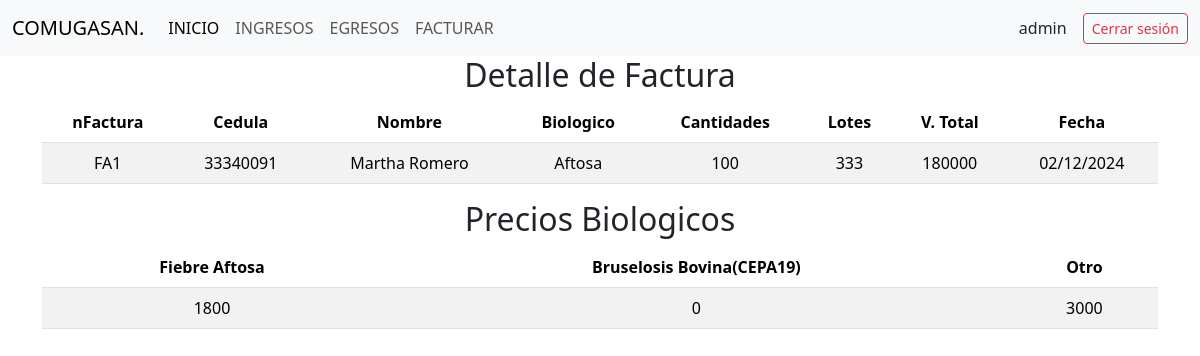
The page /facturar/detalleFactura/FA1/ (signed in) on the database as committed earlier.
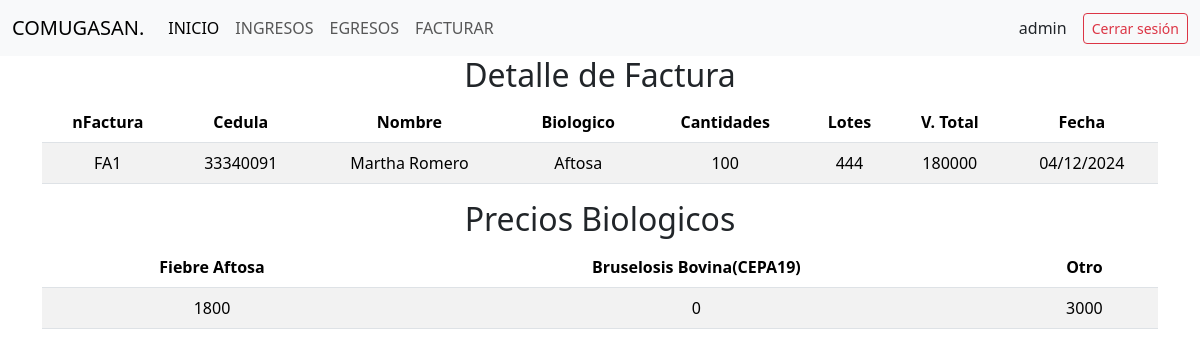
The same page on the database as committed later.
### comite/models.py (models this page shows, shortened)
class Facturar(models.Model):
    nFactura= models.CharField(max_length=10, primary_key=True, editable=False)
    infoAftosa = models.ForeignKey(Biologicos, on_delete=models.CASCADE,null=True,related_name='info_aftosa')
    infoCepa = models.ForeignKey(Biologicos, on_delete=models.CASCADE,null=True,related_name='info_cepa')
    usuario = models.ForeignKey(Usuarios, on_delete=models.CASCADE,null=True)
    cantidad_aftosa = models.IntegerField(default=0)
    cantidad_cepa19 = models.IntegerField(default=0)
    cantidad_total = models.JSONField()
    biologico = models.JSONField()
    lote = models.JSONField()
    laboratorio = models.JSONField()
    valor_total = models.BigIntegerField(default=0)
    valor_pagado = models.IntegerField(default=0)
    valor_pendiente = models.IntegerField(default=0)
    fecha = models.DateTimeField(auto_now_add=True,editable=False)
    estatus = models.CharField(max_length=20,default='PENDIENTE', )

class Usuarios(models.Model):
    cedula = models.IntegerField(primary_key=True)
    nombre_completo = models.CharField(max_length=100)
    direccion = models.CharField(max_length=255)

class Biologicos(models.Model):
    nombre = models.CharField(max_length=100)
    descripcion = models.TextField(max_length=200)
    valorUnidad = models.IntegerField()

### comite/views.py (the view)
# urls.py: path('facturar/detalleFactura/<nFactura>/',views.detalleFactura),
@login_required
def detalleFactura(request,nFactura):
    factura = Facturar.objects.get(nFactura=nFactura)
    return render(request,"facturar/detalleFactura.html",{"factura":factura})

### comite/templates/facturar/detalleFactura.html (shortened to what this page needs)
{% extends "base.html" %}
{% block body %}
<h2 style="text-align: center;">Detalle de Factura</h2>
<div class="table-responsive">
    <table class="table table-striped">
        <thead>
            <tr>
                <th>nFactura</th>
                <th>Cedula</th>
                <th>Nombre</th>
                <th>Biologico</th>
                <th>Cantidades</th>
                <th>Lotes</th>
                <th>V. Total</th>
                <th>Fecha</th>
            </tr>
        </thead>
        <tbody>
            <tr>
                <td>{{factura.nFactura}}</td>
                <td>{{factura.usuario.cedula}}</td>
                <td>{{factura.usuario.nombre_completo}}</td>
                <td>
                    {% for biologico in factura.biologico %}
                        {{ biologico }}<br>
                    {% endfor %}
                </td>
                <td>
                    {% for cantidad in factura.cantidad_total %}
                        {{ cantidad }}<br>
                    {% endfor %}
                </td>
                <td>
                    {% for lote in factura.lote %}
                        {{ lote }}<br>
                    {% endfor %}
                </td>
                <td>{{factura.valor_total}}</td>
                <td>{{factura.fecha|date:"d/m/Y"}}</td>
            </tr>
        </tbody>
</div>
<div class="container">
    <table class="table table-striped" style="margin-left: 0;">
        <h2 style="text-align: center;">Precios Biologicos</h2>
        <thead>
            <tr>
                <th>Fiebre Aftosa</th>
                <th>Bruselosis Bovina(CEPA19)</th>
                <th>Otro</th>
            </tr>
        </thead>
        <tbody>
            <tr>
                <td>{{factura.infoAftosa.valorUnidad}}</td>
                <td>{{factura.infoCepa.valorUnidad}}</td>
                <td>3000</td>
            </tr>
        </tbody>
    </table>
</div>
{% endblock %}

Rows that differ between the two databases and show on the page:
changed Facturar "FA1": fecha "02/12/2024" → "04/12/2024"
Other text that changed with them:
new list line: "444"
list line gone: "333"
